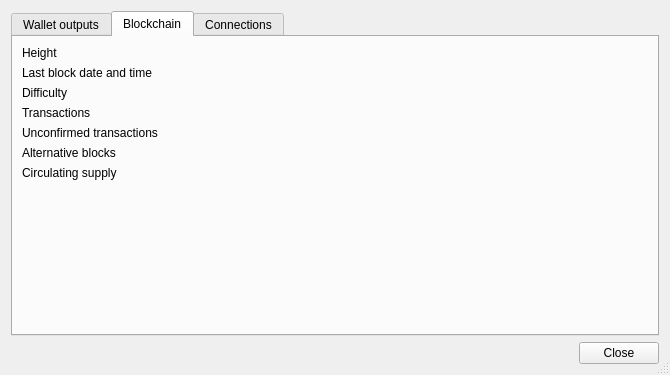
<?xml version="1.0" encoding="UTF-8"?>
<ui version="4.0">
 <class>InfoDialog</class>
 <widget class="QDialog" name="InfoDialog">
  <property name="windowModality">
   <enum>Qt::NonModal</enum>
  </property>
  <property name="geometry">
   <rect>
    <x>0</x>
    <y>0</y>
    <width>670</width>
    <height>375</height>
   </rect>
  </property>
  <property name="windowTitle">
   <string>Information</string>
  </property>
  <property name="sizeGripEnabled">
   <bool>true</bool>
  </property>
  <property name="modal">
   <bool>false</bool>
  </property>
  <layout class="QVBoxLayout" name="verticalLayout">
   <item>
    <widget class="QTabWidget" name="tabWidget">
     <property name="autoFillBackground">
      <bool>true</bool>
     </property>
     <property name="currentIndex">
      <number>1</number>
     </property>
     <property name="documentMode">
      <bool>false</bool>
     </property>
     <widget class="QWidget" name="m_walletTab">
      <attribute name="title">
       <string>Wallet outputs</string>
      </attribute>
      <layout class="QVBoxLayout" name="walletOutputsLayout">
       <property name="leftMargin"><number>18</number></property>
       <property name="topMargin"><number>18</number></property>
       <property name="rightMargin"><number>18</number></property>
       <property name="bottomMargin"><number>18</number></property>
       <item>
        <widget class="QLabel" name="m_walletOutputHeading">
         <property name="text"><string>Spendable PQ outputs</string></property>
        </widget>
       </item>
       <item>
        <widget class="QLabel" name="m_walletOutputCount">
         <property name="text"><string>—</string></property>
        </widget>
       </item>
       <item>
        <widget class="QLabel" name="m_walletInputLimit">
         <property name="text"><string>A transaction can use at most 32 inputs.</string></property>
        </widget>
       </item>
       <item>
        <widget class="QLabel" name="m_walletOutputState">
         <property name="text"><string>Available after synchronization</string></property>
         <property name="wordWrap"><bool>true</bool></property>
        </widget>
       </item>
       <item>
        <widget class="QLabel" name="m_walletMaintenancePlan">
         <property name="text"><string/></property>
         <property name="wordWrap"><bool>true</bool></property>
        </widget>
       </item>
       <item>
        <widget class="QLabel" name="m_walletMaintenancePrivacy">
         <property name="text"><string>Each maintenance transaction pays a fee. A multi-input consolidation publicly links its selected outputs.</string></property>
         <property name="wordWrap"><bool>true</bool></property>
        </widget>
       </item>
       <item>
        <layout class="QHBoxLayout" name="manualMaintenanceLayout">
         <item>
          <widget class="QPushButton" name="m_runOneMaintenanceButton">
           <property name="text"><string>Run one maintenance transaction</string></property>
           <property name="enabled"><bool>false</bool></property>
          </widget>
         </item>
         <item>
          <spacer name="manualMaintenanceSpacer">
           <property name="orientation"><enum>Qt::Horizontal</enum></property>
           <property name="sizeHint" stdset="0"><size><width>40</width><height>20</height></size></property>
          </spacer>
         </item>
        </layout>
       </item>
       <item>
        <spacer name="walletOutputsSpacer">
         <property name="orientation"><enum>Qt::Vertical</enum></property>
         <property name="sizeHint" stdset="0"><size><width>20</width><height>40</height></size></property>
        </spacer>
       </item>
      </layout>
     </widget>
     <widget class="QWidget" name="m_blockchainTab">
      <attribute name="title">
       <string>Blockchain</string>
      </attribute>
      <layout class="QGridLayout" name="gridLayout_3">
       <item row="1" column="1">
        <widget class="QLabel" name="m_blockTime">
         <property name="text">
          <string/>
         </property>
        </widget>
       </item>
       <item row="4" column="1">
        <widget class="QLabel" name="m_txPoolSize">
         <property name="text">
          <string/>
         </property>
        </widget>
       </item>
       <item row="1" column="0">
        <widget class="QLabel" name="label_8">
         <property name="minimumSize">
          <size>
           <width>150</width>
           <height>0</height>
          </size>
         </property>
         <property name="text">
          <string>Last block date and time</string>
         </property>
        </widget>
       </item>
       <item row="5" column="0">
        <widget class="QLabel" name="label_6">
         <property name="minimumSize">
          <size>
           <width>150</width>
           <height>0</height>
          </size>
         </property>
         <property name="text">
          <string>Alternative blocks</string>
         </property>
        </widget>
       </item>
       <item row="3" column="0">
        <widget class="QLabel" name="label_4">
         <property name="minimumSize">
          <size>
           <width>150</width>
           <height>0</height>
          </size>
         </property>
         <property name="text">
          <string>Transactions</string>
         </property>
        </widget>
       </item>
       <item row="4" column="0">
        <widget class="QLabel" name="label_5">
         <property name="minimumSize">
          <size>
           <width>150</width>
           <height>0</height>
          </size>
         </property>
         <property name="text">
          <string>Unconfirmed transactions</string>
         </property>
        </widget>
       </item>
       <item row="2" column="0">
        <widget class="QLabel" name="label_3">
         <property name="minimumSize">
          <size>
           <width>150</width>
           <height>0</height>
          </size>
         </property>
         <property name="text">
          <string>Difficulty</string>
         </property>
        </widget>
       </item>
       <item row="6" column="1">
        <widget class="QLabel" name="m_alreadyGeneratedCoins">
         <property name="text">
          <string/>
         </property>
        </widget>
       </item>
       <item row="0" column="1">
        <widget class="QLabel" name="m_height">
         <property name="text">
          <string/>
         </property>
        </widget>
       </item>
       <item row="6" column="0">
        <widget class="QLabel" name="label_9">
         <property name="text">
          <string>Circulating supply</string>
         </property>
        </widget>
       </item>
       <item row="0" column="0">
        <widget class="QLabel" name="label_2">
         <property name="minimumSize">
          <size>
           <width>150</width>
           <height>0</height>
          </size>
         </property>
         <property name="text">
          <string>Height</string>
         </property>
        </widget>
       </item>
       <item row="5" column="1">
        <widget class="QLabel" name="m_altBlocksCount">
         <property name="text">
          <string/>
         </property>
        </widget>
       </item>
       <item row="7" column="0">
        <spacer name="verticalSpacer">
         <property name="orientation">
          <enum>Qt::Vertical</enum>
         </property>
         <property name="sizeHint" stdset="0">
          <size>
           <width>20</width>
           <height>40</height>
          </size>
         </property>
        </spacer>
       </item>
       <item row="3" column="1">
        <widget class="QLabel" name="m_txCount">
         <property name="text">
          <string/>
         </property>
        </widget>
       </item>
       <item row="2" column="1">
        <widget class="QLabel" name="m_difficulty">
         <property name="text">
          <string/>
         </property>
        </widget>
       </item>
      </layout>
     </widget>
     <widget class="QWidget" name="m_networkTab">
      <attribute name="title">
       <string>Connections</string>
      </attribute>
      <layout class="QGridLayout" name="gridLayout_2">
       <item row="1" column="0">
        <widget class="QTreeView" name="m_connectionsView"/>
       </item>
       <item row="0" column="0">
        <widget class="QGroupBox" name="groupBox">
         <property name="title">
          <string>Network</string>
         </property>
         <layout class="QGridLayout" name="gridLayout">
          <item row="1" column="0">
           <widget class="QLabel" name="label_7">
            <property name="minimumSize">
             <size>
              <width>150</width>
              <height>0</height>
             </size>
            </property>
            <property name="text">
             <string>Peer list</string>
            </property>
           </widget>
          </item>
          <item row="1" column="1">
           <widget class="QLabel" name="m_peerList">
            <property name="text">
             <string/>
            </property>
           </widget>
          </item>
          <item row="0" column="1">
           <widget class="QLabel" name="m_connections">
            <property name="text">
             <string/>
            </property>
           </widget>
          </item>
          <item row="0" column="0">
           <widget class="QLabel" name="label">
            <property name="minimumSize">
             <size>
              <width>150</width>
              <height>0</height>
             </size>
            </property>
            <property name="text">
             <string>Connections</string>
            </property>
           </widget>
          </item>
         </layout>
        </widget>
       </item>
      </layout>
     </widget>
    </widget>
   </item>
   <item>
    <layout class="QHBoxLayout" name="horizontalLayout_2">
     <item>
      <spacer name="horizontalSpacer">
       <property name="orientation">
        <enum>Qt::Horizontal</enum>
       </property>
       <property name="sizeHint" stdset="0">
        <size>
         <width>40</width>
         <height>20</height>
        </size>
       </property>
      </spacer>
     </item>
     <item>
      <widget class="QPushButton" name="m_okButton">
       <property name="text">
        <string>Close</string>
       </property>
      </widget>
     </item>
    </layout>
   </item>
  </layout>
 </widget>
 <resources/>
 <connections>
  <connection>
   <sender>m_okButton</sender>
   <signal>clicked()</signal>
   <receiver>InfoDialog</receiver>
   <slot>close()</slot>
   <hints>
    <hint type="sourcelabel">
     <x>500</x>
     <y>62</y>
    </hint>
    <hint type="destinationlabel">
     <x>276</x>
     <y>44</y>
    </hint>
   </hints>
  </connection>
 </connections>
</ui>
